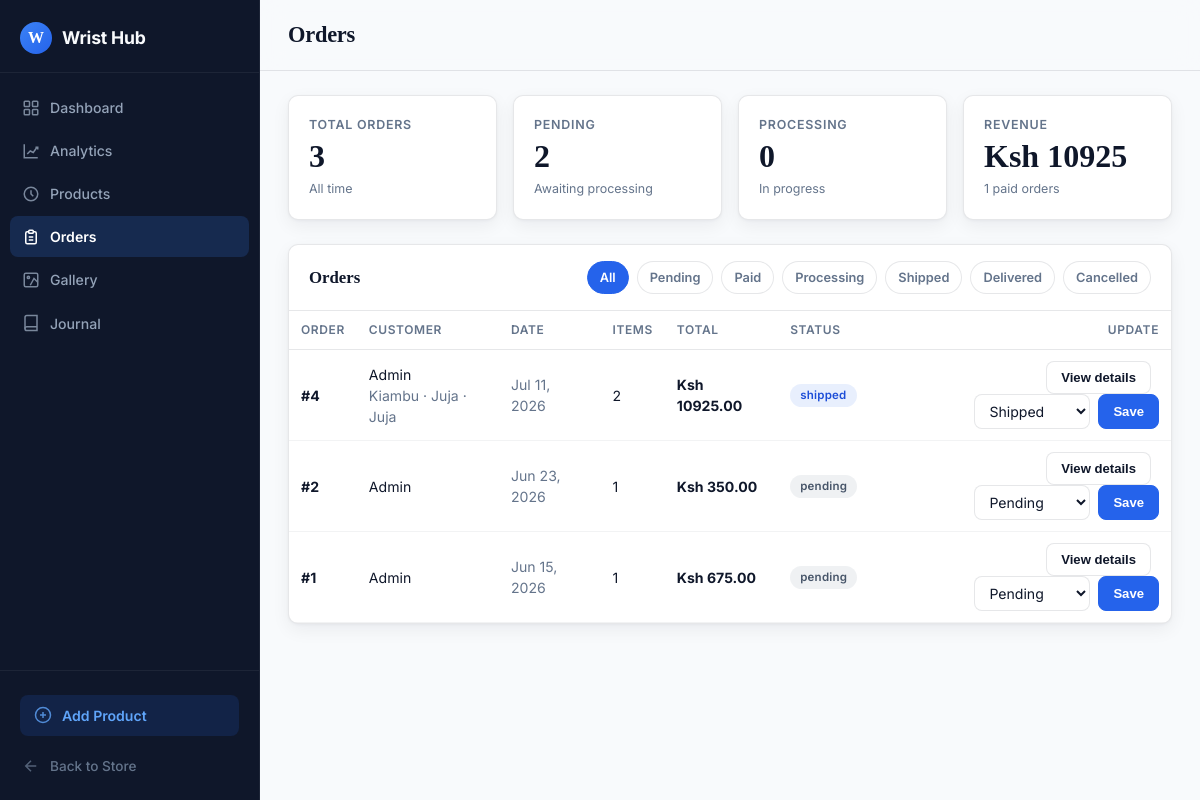
The app's page /panel/orders/, older data.
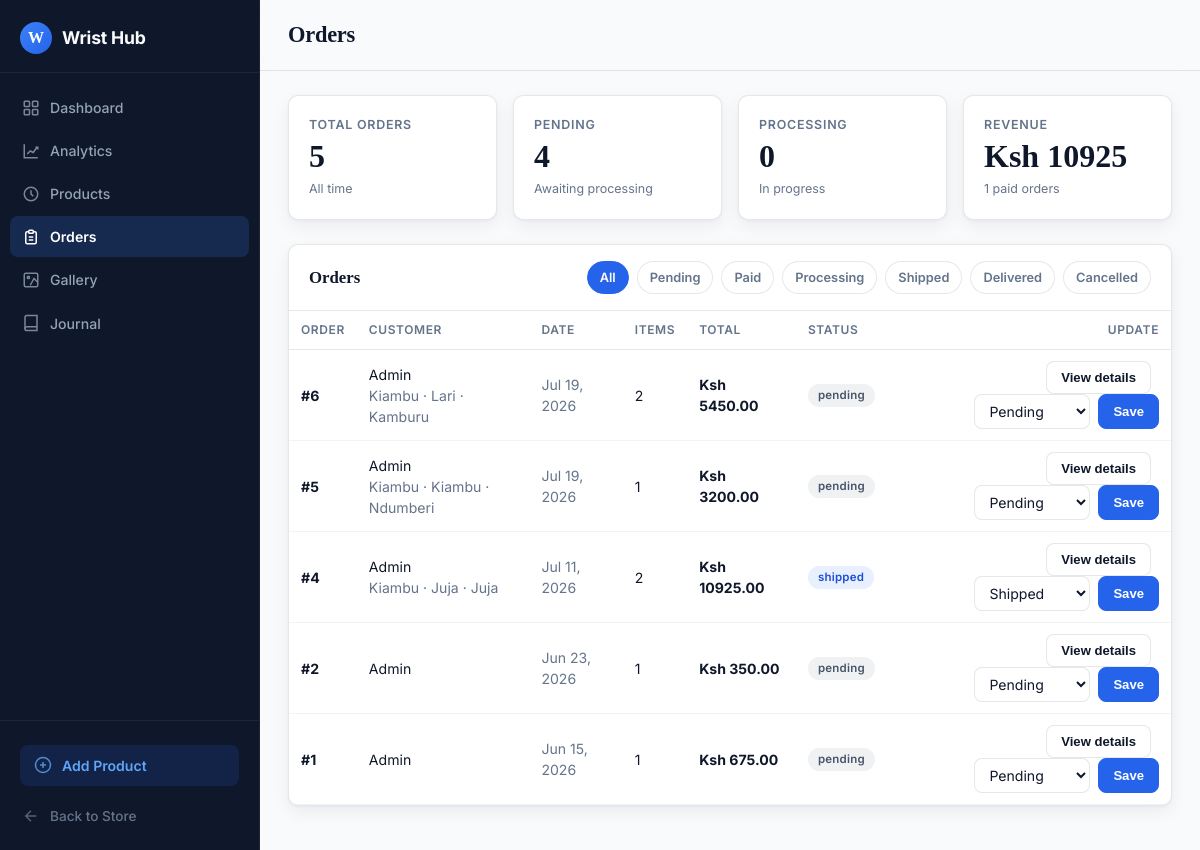
The same page, newer data.
### wshop/models.py (models this page shows, shortened)
class Order(models.Model):
    STATUS_CHOICES = [
        ("pending", "Pending"),
        ("paid", "Paid"),
        ("processing", "Processing"),
        ("shipped", "Shipped"),
        ("delivered", "Delivered"),
        ("cancelled", "Cancelled"),
    ]
    user = models.ForeignKey(
        settings.AUTH_USER_MODEL,
        on_delete=models.SET_NULL,
        related_name="orders",
        blank=True,
        null=True,
    )
    full_name = models.CharField(max_length=120)
    email = models.EmailField()
    phone = models.CharField(max_length=30)
    county = models.CharField(max_length=100, blank=True)
    sub_county = models.CharField(max_length=100, blank=True)
    ward = models.CharField(max_length=100, blank=True)
    status = models.CharField(max_length=20, choices=STATUS_CHOICES, default="pending")
    total = models.DecimalField(
        max_digits=10,
        decimal_places=2,
        validators=[MinValueValidator(0)],
    )
    created_at = models.DateTimeField(auto_now_add=True)
    updated_at = models.DateTimeField(auto_now=True)
    class Meta:
        ordering = ["-created_at"]

### wshop/views_admin.py (the view, shortened to what this page needs)
# urls.py: path("panel/orders/", views_admin.admin_orders, name="panel-orders"),
def admin_orders(request):
    allowed_statuses = {choice[0] for choice in Order.STATUS_CHOICES}
    status_filter = request.GET.get("status", "").strip()
    orders_qs = Order.objects.select_related("user").prefetch_related("items__watch")
    if status_filter in allowed_statuses:
        orders_qs = orders_qs.filter(status=status_filter)
    orders = orders_qs.order_by("-created_at")[:50]
    badge_map = {
        "pending": "badge-default",
        "paid": "badge-info",
        "processing": "badge-warning",
        "shipped": "badge-info",
        "delivered": "badge-success",
        "cancelled": "badge-danger",
    }
    for order in orders:
        order.status_badge = badge_map.get(order.status, "badge-default")
        order.item_count = sum(item.quantity for item in order.items.all())
    total_orders = Order.objects.count()
    pending_orders = Order.objects.filter(status="pending").count()
    processing_orders = Order.objects.filter(status="processing").count()
    delivered_orders = Order.objects.filter(status="delivered").count()
    paid_orders = Order.objects.filter(status__in=["paid", "processing", "shipped", "delivered"]).count()
    revenue = Order.objects.filter(status__in=["paid", "processing", "shipped", "delivered"]).aggregate(total=Sum("total"))["total"] or 0
    context = {
        "orders": orders,
        "status_choices": Order.STATUS_CHOICES,
        "status_filter": status_filter,
        "total_orders": total_orders,
        "pending_orders": pending_orders,
        "processing_orders": processing_orders,
        "delivered_orders": delivered_orders,
        "paid_orders": paid_orders,
        "revenue": revenue,
        "dashboard_title": "Orders",
        "orders_active": True,
    }
    return render(request, "panel/orders.html", context)

### wshop/analytics.py (called while the page is built)
def should_track_request(request):
    if request.path.startswith(("/admin/", "/panel/", "/static/", "/media/")):
        return False
    if request.path in {"/cart/count/"}:
        return False
    if request.method not in {"GET", "POST"}:
        return False
    return True

### wshop/templates/panel/orders.html (shortened to what this page needs)
{% extends "panel/base.html" %}
{% block content %}
<div class="stats-grid">
    <div class="stat-card">
        <span class="stat-label">Total Orders</span>
        <span class="stat-value">{{ total_orders }}</span>
        <span class="stat-change">All time</span>
    </div>
    <div class="stat-card">
        <span class="stat-label">Pending</span>
        <span class="stat-value">{{ pending_orders }}</span>
        <span class="stat-change">Awaiting processing</span>
    </div>
    <div class="stat-card">
        <span class="stat-label">Processing</span>
        <span class="stat-value">{{ processing_orders }}</span>
        <span class="stat-change">In progress</span>
    </div>
    <div class="stat-card">
        <span class="stat-label">Revenue</span>
        <span class="stat-value">Ksh {{ revenue|floatformat:0 }}</span>
        <span class="stat-change">{{ paid_orders }} paid orders</span>
    </div>
</div>
<div class="card">
    <div class="card-header" style="flex-wrap: wrap; gap: 14px;">
        <span class="card-title">Orders</span>
        <div class="order-filters" style="display: flex; flex-wrap: wrap; gap: 8px;">
            <a class="filter-chip{% if not status_filter %} is-active{% endif %}" href="{% url 'panel-orders' %}">All</a>
            {% for value, label in status_choices %}
                <a class="filter-chip{% if status_filter == value %} is-active{% endif %}" href="{% url 'panel-orders' %}?status={{ value }}">{{ label }}</a>
            {% endfor %}
        </div>
    </div>
    <div class="card-body" style="padding: 0;">
        {% if orders %}
            <div class="table-wrap">
                <table>
                    <thead>
                        <tr>
                            <th>Order</th>
                            <th>Customer</th>
                            <th>Date</th>
                            <th>Items</th>
                            <th>Total</th>
                            <th>Status</th>
                            <th class="text-right">Update</th>
                        </tr>
                    </thead>
                    <tbody>
                        {% for order in orders %}
                            <tr>
                                <td><strong>#{{ order.pk }}</strong></td>
                                <td>
                                    {% if order.user %}
                                        {{ order.user.get_full_name|default:order.user.username }}
                                    {% else %}
                                        {{ order.full_name }}
                                    {% endif %}
                                    {% if order.county or order.sub_county %}
                                        <br><span class="text-muted">{{ order.county|title }}{% if order.sub_county %} &middot; {{ order.sub_county|title }}{% endif %}{% if order.ward %} &middot; {{ order.ward|title }}{% endif %}</span>
                                    {% endif %}
                                </td>
                                <td class="text-muted">{{ order.created_at|date:"M d, Y" }}</td>
                                <td>{{ order.item_count }}</td>
                                <td><strong>Ksh {{ order.total|floatformat:2 }}</strong></td>
                                <td><span class="badge {{ order.status_badge }}">{{ order.status }}</span></td>
                                <td class="text-right">
                                    <button class="btn btn-secondary" type="button" data-order-toggle="{{ order.pk }}" style="margin-right: 8px;">View details</button>
                                    <form method="post" style="display: inline-flex; gap: 8px; justify-content: flex-end;">
                                        <select name="status" style="padding: 7px 10px; border: 1px solid var(--line); border-radius: 8px; background: #fff; color: var(--ink); font: inherit;">
                                            {% for value, label in status_choices %}
                                                <option value="{{ value }}"{% if value == order.status %} selected{% endif %}>{{ label }}</option>
                                            {% endfor %}
                                        </select>
                                        <button class="btn btn-primary" type="submit">Save</button>
                                    </form>
                                </td>
                            </tr>
                        {% endfor %}
                    </tbody>
                </table>
            </div>
        {% else %}
            <div class="empty-state" style="margin: 20px;">
                <h2 style="margin: 0 0 6px; font-family: Georgia, serif; color: var(--ink);">No orders found</h2>
                <p style="margin: 0; color: var(--muted);">There are no orders matching this filter.</p>
            </div>
        {% endif %}
    </div>
</div>
{% endblock %}

### wshop/templates/panel/base.html (shortened to what this page needs)
{% load static %}
<!DOCTYPE html>
<html lang="en">
<head>
    <link rel="stylesheet" href="{% static 'css/admin.css' %}">
</head>
<body>
    <div class="panel-layout">
        <aside class="sidebar" id="sidebar">
            <div class="sidebar-header">
                <a href="/" class="sidebar-brand">
                    <span class="brand-mark">W</span>
                    <span>Wrist Hub</span>
                </a>
            </div>
            <nav class="sidebar-nav">
                <ul class="nav-list">
                    <li class="nav-item {% if dashboard_active %}active{% endif %}">
                        <a href="{% url 'panel-dashboard' %}">
                            <svg class="nav-icon" viewBox="0 0 24 24" fill="none" stroke="currentColor" stroke-width="2">
                                <rect x="3" y="3" width="7" height="7" rx="1"/>
                                <rect x="14" y="3" width="7" height="7" rx="1"/>
                                <rect x="3" y="14" width="7" height="7" rx="1"/>
                                <rect x="14" y="14" width="7" height="7" rx="1"/>
                            </svg>
                            <span>Dashboard</span>
                        </a>
                    </li>
                    <li class="nav-item {% if analytics_active %}active{% endif %}">
                        <a href="{% url 'panel-analytics' %}">
                            <svg class="nav-icon" viewBox="0 0 24 24" fill="none" stroke="currentColor" stroke-width="2">
                                <path d="M3 3v18h18"/>
                                <path d="M7 16l4-4 4 2 5-7"/>
                                <path d="M18 7h3v3"/>
                            </svg>
                            <span>Analytics</span>
                        </a>
                    </li>
                    <li class="nav-item {% if products_active %}active{% endif %}">
                        <a href="{% url 'panel-products' %}">
                            <svg class="nav-icon" viewBox="0 0 24 24" fill="none" stroke="currentColor" stroke-width="2">
                                <circle cx="12" cy="12" r="9"/>
                                <path d="M12 7v5l3 3"/>
                            </svg>
                            <span>Products</span>
                        </a>
                    </li>
                    <li class="nav-item {% if orders_active %}active{% endif %}">
                        <a href="{% url 'panel-orders' %}">
                            <svg class="nav-icon" viewBox="0 0 24 24" fill="none" stroke="currentColor" stroke-width="2">
                                <path d="M9 5H7a2 2 0 00-2 2v12a2 2 0 002 2h10a2 2 0 002-2V7a2 2 0 00-2-2h-2"/>
                                <rect x="9" y="3" width="6" height="4" rx="1"/>
                                <path d="M9 12h6M9 16h6"/>
                            </svg>
                            <span>Orders</span>
                        </a>
                    </li>
                    <li class="nav-item {% if gallery_active %}active{% endif %}">
                        <a href="{% url 'panel-gallery' %}">
                            <svg class="nav-icon" viewBox="0 0 24 24" fill="none" stroke="currentColor" stroke-width="2">
                                <rect x="3" y="3" width="18" height="18" rx="2"/>
                                <circle cx="8.5" cy="8.5" r="1.5"/>
                                <path d="M21 15l-5-5L11 19"/>
                            </svg>
                            <span>Gallery</span>
                        </a>
                    </li>
                    <li class="nav-item {% if journal_active %}active{% endif %}">
                        <a href="{% url 'panel-journals' %}">
                            <svg class="nav-icon" viewBox="0 0 24 24" fill="none" stroke="currentColor" stroke-width="2">
                                <path d="M4 19.5A2.5 2.5 0 016.5 17H20"/>
                                <path d="M6.5 2H20v20H6.5A2.5 2.5 0 014 19.5v-15A2.5 2.5 0 016.5 2z"/>
                            </svg>
                            <span>Journal</span>
                        </a>
                    </li>
                </ul>
            </nav>
            <div class="sidebar-footer">
                <a href="{% url 'panel-product-add' %}" class="sidebar-add-btn">
                    <svg class="nav-icon" viewBox="0 0 24 24" fill="none" stroke="currentColor" stroke-width="2">
                        <circle cx="12" cy="12" r="10"/>
                        <path d="M12 8v8M8 12h8"/>
                    </svg>
                    <span>Add Product</span>
                </a>
                <a href="/" class="back-link">
                    <svg class="nav-icon" viewBox="0 0 24 24" fill="none" stroke="currentColor" stroke-width="2">
                        <path d="M19 12H5M12 19l-7-7 7-7"/>
                    </svg>
                    <span>Back to Store</span>
                </a>
            </div>
        </aside>
        <main class="panel-main">
            <header class="panel-header">
                <div style="display:flex;align-items:center;gap:12px;">
                    <h1 class="page-title">{{ dashboard_title }}</h1>
                </div>
            </header>
            <div class="panel-content">
                {% block content %}{% endblock %}
            </div>
        </main>
    </div>
</body>
</html>

### wshop/templates/panel/orders.html (style rules this page uses)
.filter-chip { display: inline-flex; align-items: center; padding: 6px 12px; border-radius: 999px; border: 1px solid var(--line); background: #fff; color: var(--muted); font-size: 0.8rem; font-weight: 600; text-decoration: none; transition: all 140ms ease; }
.filter-chip.is-active { background: var(--blue); border-color: var(--blue); color: #fff; }

Row changes from the older to the newer data that the page shows:
added Order: pk "6", user.get_full_name "Admin", county "Kiambu", sub_county "Lari", ward "Kamburu", created_at "Jul 19, 2026", item_count "2", total "5450.00", status "pending", status "Pending"
added Order: pk "5", user.get_full_name "Admin", county "Kiambu", sub_county "Kiambu", ward "Ndumberi", created_at "Jul 19, 2026", item_count "1", total "3200.00", status "pending", status "Pending"
Text that changed along with them:
{{ total_orders }}: "3" → "5"
{{ pending_orders }}: "2" → "4"
